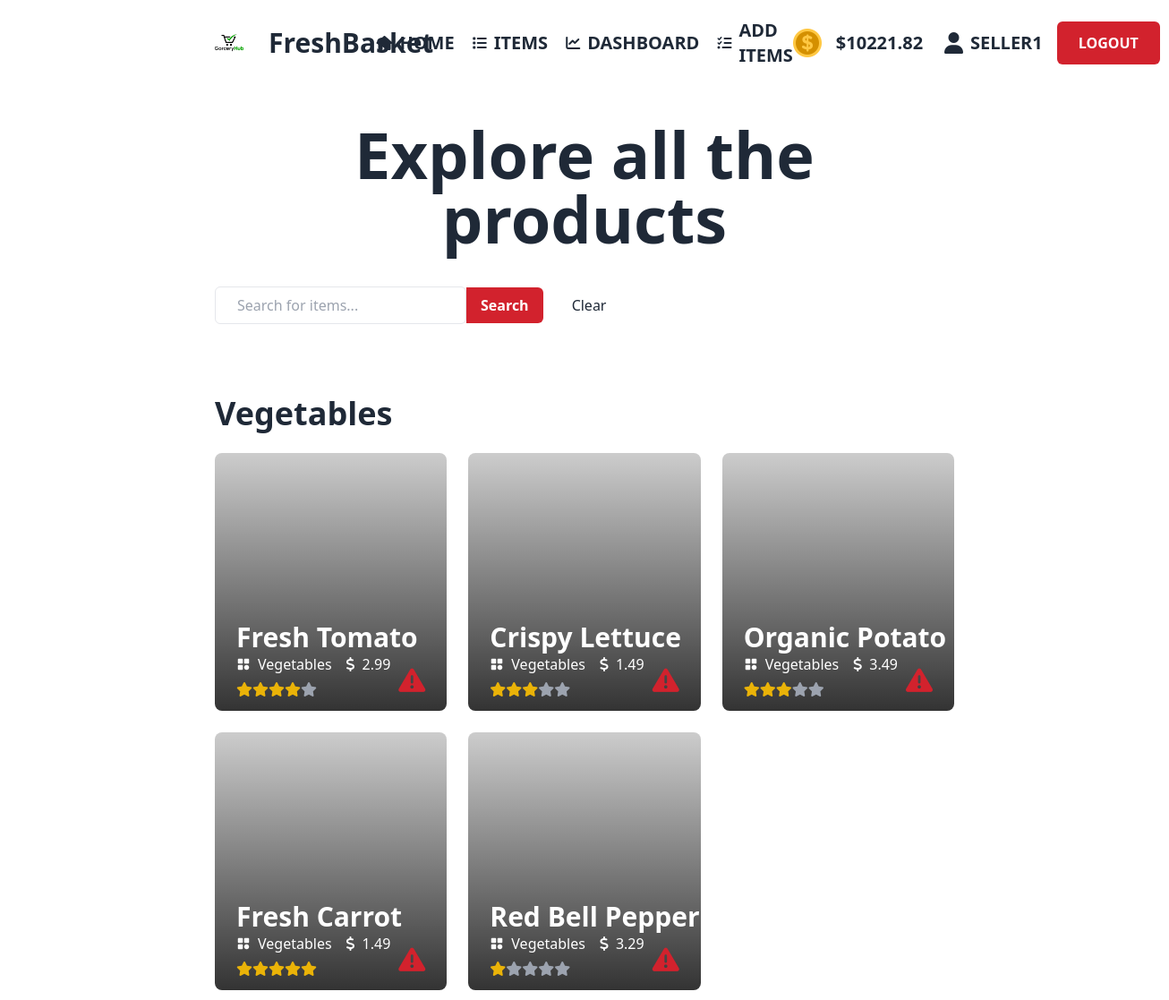
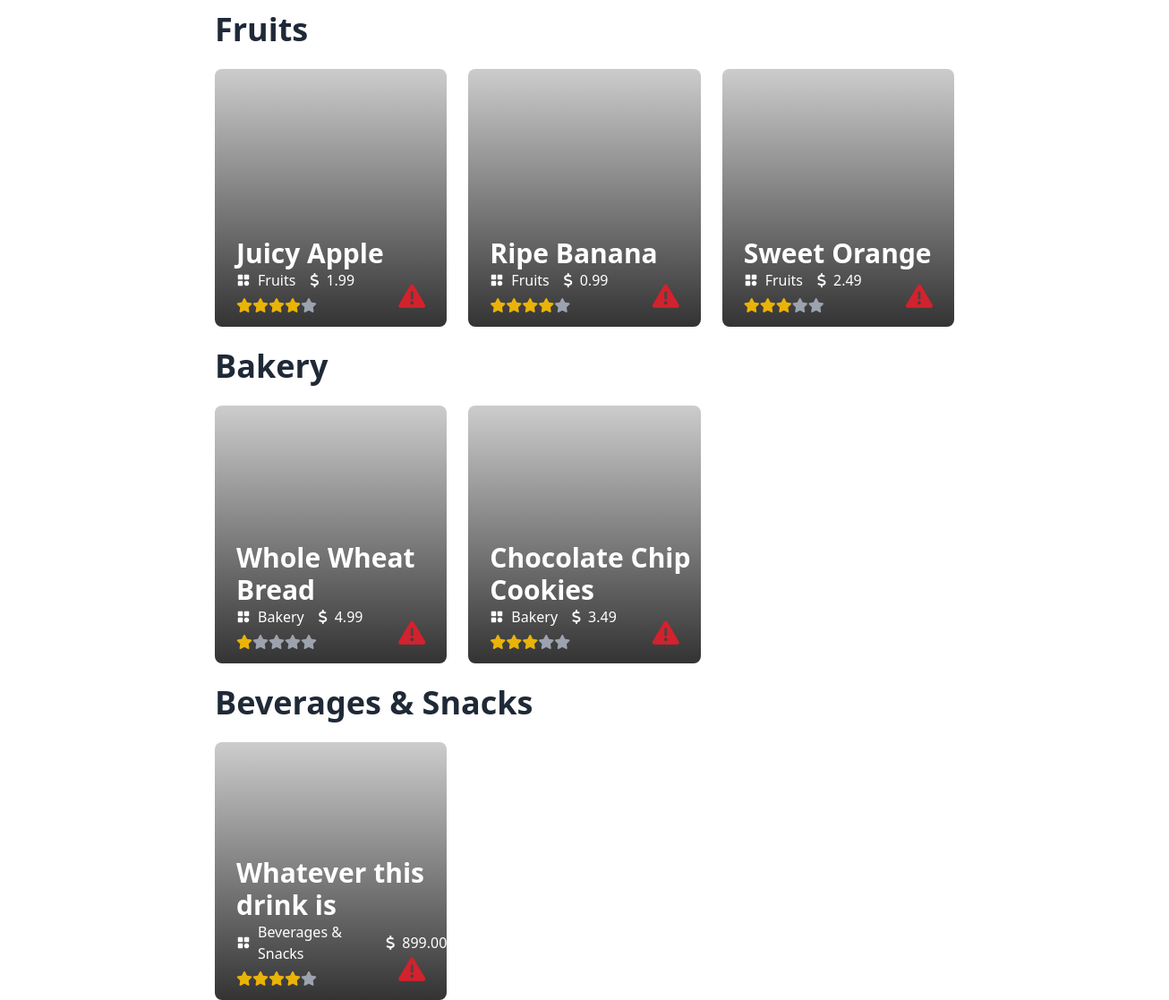
The page /src/viewer/allItems.php (signed in) on the database its author committed (2 pictures, top to bottom).
### tables this page shows
CREATE TABLE `products` (
  `productId` int(11) NOT NULL,
  `name` varchar(50) NOT NULL,
  `imgurl` varchar(60) DEFAULT NULL,
  `price` decimal(10,2) NOT NULL,
  `ammount` text DEFAULT NULL,
  `publishdate` date NOT NULL,
  `selleremail` varchar(60) DEFAULT NULL,
  `cartcount` int(11) DEFAULT NULL,
  `category` varchar(50) NOT NULL,
  `status` varchar(20) DEFAULT NULL,
  `rating` float DEFAULT NULL,
  `numOfPeople` int(11) DEFAULT 0
);

### src/viewer/allItems.php (the view, shortened to what this page needs)
<!DOCTYPE html>
<html data-theme="light" lang="en" style="scroll-behavior: smooth;">
<head>
    <link href="https://cdn.jsdelivr.net/npm/daisyui@4.7.3/dist/full.min.css" rel="stylesheet" type="text/css" />
    <script src="https://cdn.tailwindcss.com"></script>
</head>
<body>
    <header>
      <?php include 'navbar1.php'; ?>
    </header>
    <main>
        <section class="px-[15rem]">
            <h1 class="text-center text-7xl font-extrabold my-10">
                Explore all the products
            </h1>
            <form method="post" class="my-10 flex items-center">
              <input class="px-6 py-2 rounded-md border border-solid" type="text" name="searchTerm" placeholder="Search for items..." required>
              <button type="submit" class="rounded-r-md px-4 py-2 bg-[#D2222D] text-white font-semibold" name="search">Search</button>
              <button type="reset" class="ml-8" onclick="window.location.href='allItems.php';">Clear</button>
            </form>
            <?php
            require('DBconnect.php');
            $categoriesQuery = "SELECT DISTINCT category FROM products WHERE status = 'published'";
            $categoriesResult = mysqli_query($conn, $categoriesQuery);
            if (mysqli_num_rows($categoriesResult) > 0) {
                while ($categoryRow = mysqli_fetch_assoc($categoriesResult)) {
                    $category = $categoryRow['category'];
                    echo "<h2 class='text-4xl font-bold my-6'>$category</h2>";
                    echo "<div class='grid grid-cols-3 gap-6'>";
                    $query = "SELECT * FROM products WHERE status = 'published' AND category = '$category'";
                    $result = mysqli_query($conn, $query);
                    if (mysqli_num_rows($result) > 0) {
                        while ($row = mysqli_fetch_assoc($result)) {
                            $productName = $row['name'];
                            $productPrice = $row['price'];
                            $productImage = $row['imgurl'];
                            $productcategory = $row['category'];
                            $productid = $row['productId'];
                            $productRating = (int)$row['rating'];
            ?>
                            <div class='w-full h-72 rounded-lg relative' style='background-image: linear-gradient(to top,rgba(0, 0, 0, 0.8), rgba(0, 0, 0, 0.2)),url(<?php echo $productImage ?>); background-size: cover; background-repeat: no-repeat;'>
                                <div class='flex flex-col justify-start absolute bottom-4 left-6'>
                                    <h1 class='text-3xl font-bold text-white'><?php echo $productName ?></h1>
                                    <div class='flex flex-row items-center mb-2'>
                                        <p class='text-white mr-4 flex items-center gap-2'><img class='w-4 h-4' src='../ICON/categories.png'><?php echo $productcategory ?></p>
                                        <p class='text-white flex items-center gap-2'><i class='fa-solid fa-dollar-sign'></i><?php echo $productPrice ?></p>
                                    </div>
                                    <div onclick="document.getElementById('rating_modal_<?php echo $productid; ?>').showModal()" class='flex items-center cursor-pointer'>
                                        <?php for ($i = 1; $i <= 5; $i++) : ?> <?php if ($i <= $productRating) : ?>
                                            <i class="fa-solid fa-star text-yellow-500"></i>
                                        <?php else : ?>
                                            <i class="fa-solid fa-star text-gray-400"></i>
                                        <?php endif; ?>
                                        <?php endfor; ?>
                                    </div>
                                </div>
                                <div class="absolute bottom-4 right-6">
                                    <i onclick="document.getElementById('my_modal_1').setAttribute('open', 'true')" class="fa-solid fa-triangle-exclamation text-[#D2222D] text-3xl cursor-pointer"></i>
                                </div>
                            </div>
            <?php
                        }
                    } else {
                        echo "Oops.....No products found in this category.";
                    }
                    echo "</div>";
                }
            } else {
                echo "Oops.....No categories found.";
            }
            ?>
        </section>
    </main>
</body>
</html>

### rows shown on the page
products: name "Fresh Tomato", category "Vegetables", price "2.99"
products: name "Crispy Lettuce", category "Vegetables", price "1.49"
products: name "Organic Potato", category "Vegetables", price "3.49"
products: name "Fresh Carrot", category "Vegetables", price "1.49", rating 5 (drawn)
products: name "Red Bell Pepper", category "Vegetables", price "3.29", rating 1 (drawn)
products: name "Juicy Apple", category "Fruits", price "1.99"
products: name "Ripe Banana", category "Fruits", price "0.99"
products: name "Sweet Orange", category "Fruits", price "2.49"
products: name "Whole Wheat Bread", category "Bakery", price "4.99", rating 1 (drawn)
products: name "Chocolate Chip Cookies", category "Bakery", price "3.49"
products: name "Whatever this drink is", category "Beverages & Snacks", price "899.00"

### other values the page prints
$revenue "10221.82"
$username "SELLER1"
$category "Vegetables"
$category "Fruits"
$category "Bakery"
$category "Beverages & Snacks"
